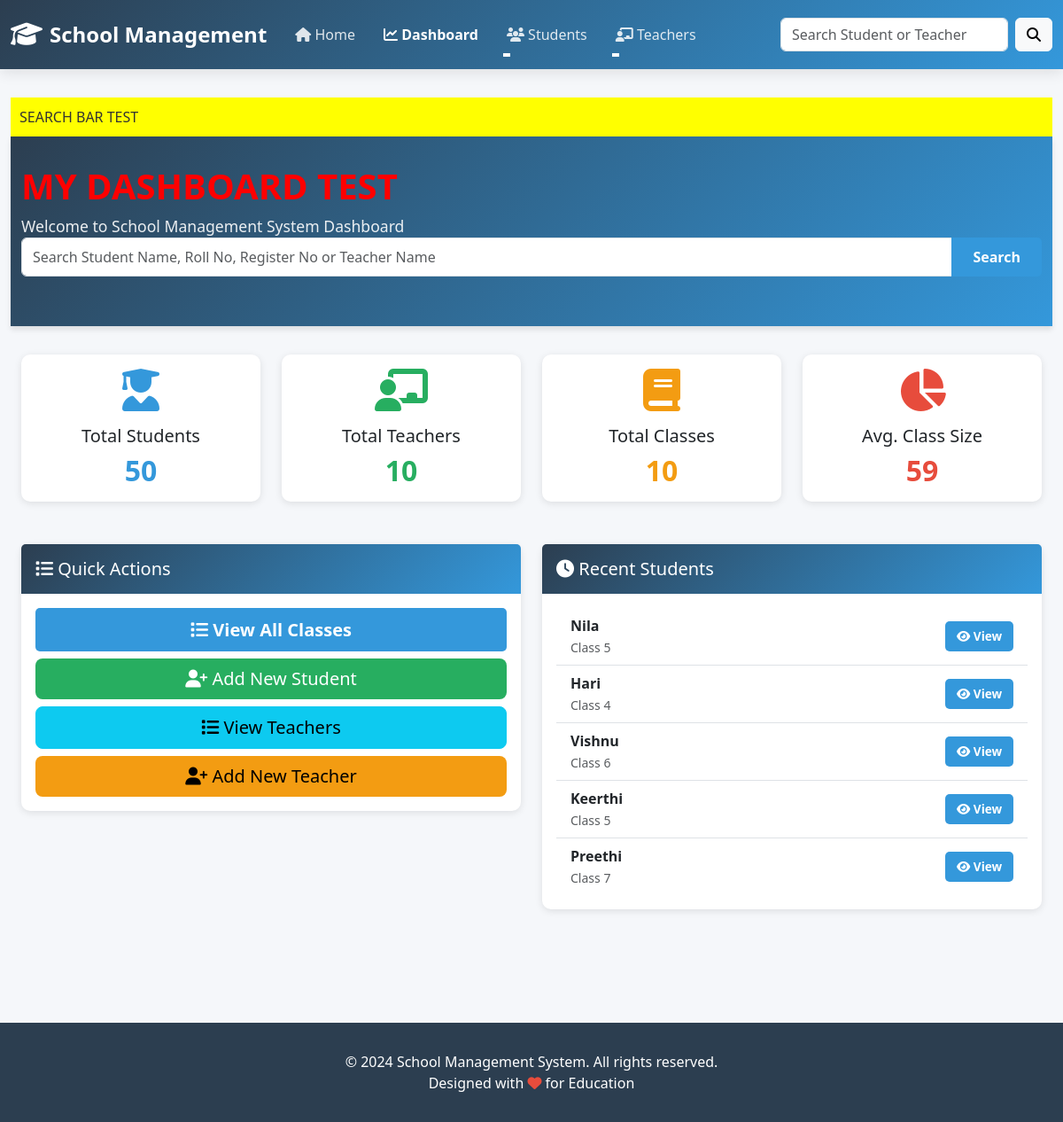
Screenshot of /students/dashboard/ with the database file from the repository.
### students/models.py (models this page shows, shortened)
class Student(models.Model):
    name = models.CharField(max_length=100)
    email = models.EmailField()
    register_number = models.CharField(
    max_length=20,
    null=True,
    blank=True
)
    roll_number = models.IntegerField(
        null=True,
        blank=True
    )
    age = models.IntegerField(
        null=True,
        blank=True
    )
    phone = models.CharField(
        max_length=20,
        null=True,
        blank=True
    )
    address = models.TextField(
        null=True,
        blank=True
    )
    student_class = models.CharField(
        max_length=50
    )
    profile_image = models.ImageField(
        upload_to='students/',
        null=True,
        blank=True
    )

### students/views.py (the view, shortened to what this page needs)
# urls.py: path('dashboard/', views.dashboard, name='dashboard'),
def dashboard(request):
    context = get_context_data()
    query = request.GET.get('q', '')
    students = Student.objects.none()
    teachers = Teachers.objects.none()
    recent_students = Student.objects.all()[:5]
    context.update({
        'total_classes': 10,
        'recent_students': recent_students,
        'query': query,
        'students': students,
        'teachers': teachers,
    })
    return render(request, 'dashboard.html', context)

### students/views.py (called while the page is built)
def get_context_data():
    from teachers.models import Teachers
    total_students = Student.objects.count()
    total_teachers = Teachers.objects.count()
    logger.info(f"get_context_data() - Total Students: {total_students}, Total Teachers: {total_teachers}")
    return {
        'total_students': total_students,
        'total_teachers': total_teachers,
    }

### students/templates/dashboard.html (shortened to what this page needs)
{% extends "base.html" %}
{% block content %}
<div style="background: yellow; padding: 10px;">
    SEARCH BAR TEST
</div>
<div class="page-header">
    <div class="container-fluid">
        <h1 style="color:red;">MY DASHBOARD TEST</h1>
        <p>Welcome to School Management System Dashboard</p>
        <form method="GET" class="mb-4">
            <div class="input-group">
                <input
                    type="text"
                    name="q"
                    class="form-control"
                    placeholder="Search Student Name, Roll No, Register No or Teacher Name"
                    value="{{ query }}"
                >
                <button type="submit" class="btn btn-primary">
                    Search
                </button>
            </div>
        </form>
    </div>
</div>
<div class="container-fluid">
    <div class="row mb-4">
        <div class="col-md-3 col-sm-6">
            <div class="card border-0">
                <div class="card-body text-center">
                    <i class="fas fa-user-graduate fa-3x mb-3" style="color: #3498db;"></i>
                    <h5 class="card-title">Total Students</h5>
                    <h2 class="card-text" style="color: #3498db; font-weight: bold;">{{ total_students }}</h2>
                </div>
            </div>
        </div>
        <div class="col-md-3 col-sm-6">
            <div class="card border-0">
                <div class="card-body text-center">
                    <i class="fas fa-chalkboard-user fa-3x mb-3" style="color: #27ae60;"></i>
                    <h5 class="card-title">Total Teachers</h5>
                    <h2 class="card-text" style="color: #27ae60; font-weight: bold;">{{ total_teachers }}</h2>
                </div>
            </div>
        </div>
        <div class="col-md-3 col-sm-6">
            <div class="card border-0">
                <div class="card-body text-center">
                    <i class="fas fa-book fa-3x mb-3" style="color: #f39c12;"></i>
                    <h5 class="card-title">Total Classes</h5>
                    <h2 class="card-text" style="color: #f39c12; font-weight: bold;">{{ total_classes }}</h2>
                </div>
            </div>
        </div>
        <div class="col-md-3 col-sm-6">
            <div class="card border-0">
                <div class="card-body text-center">
                    <i class="fas fa-chart-pie fa-3x mb-3" style="color: #e74c3c;"></i>
                    <h5 class="card-title">Avg. Class Size</h5>
                    <h2 class="card-text" style="color: #e74c3c; font-weight: bold;">
                        {% if total_classes > 0 %}
                            {{ total_students|add:total_classes|add:"-1"|floatformat:0 }}
                        {% else %}
                            0
                        {% endif %}
                    </h2>
                </div>
            </div>
        </div>
    </div>
    <div class="row mb-4">
        <div class="col-md-6">
            <div class="card">
                <div class="card-header">
                    <h5 class="mb-0"><i class="fas fa-list"></i> Quick Actions</h5>
                </div>
                <div class="card-body">
                    <a href="/students/classes/" class="btn btn-primary btn-lg w-100 mb-2">
                        <i class="fas fa-list"></i> View All Classes
                    </a>
                    <a href="/students/add-student/" class="btn btn-success btn-lg w-100 mb-2">
                        <i class="fas fa-user-plus"></i> Add New Student
                    </a>
                    <a href="/teachers/list/" class="btn btn-info btn-lg w-100 mb-2">
                        <i class="fas fa-list"></i> View Teachers
                    </a>
                    <a href="/teachers/add-teacher/" class="btn btn-warning btn-lg w-100">
                        <i class="fas fa-user-plus"></i> Add New Teacher
                    </a>
                </div>
            </div>
        </div>
        <div class="col-md-6">
            <div class="card">
                <div class="card-header">
                    <h5 class="mb-0"><i class="fas fa-clock"></i> Recent Students</h5>
                </div>
                <div class="card-body">
                    {% if recent_students %}
                        <ul class="list-group list-group-flush">
                            {% for student in recent_students %}
                                <li class="list-group-item">
                                    <div class="d-flex justify-content-between align-items-center">
                                        <div>
                                            <strong>{{ student.name }}</strong>
                                            <br>
                                            <small class="text-muted">Class {{ student.student_class }}</small>
                                        </div>
                                        <a href="/students/{{ student.id }}/" class="btn btn-sm btn-primary">
                                            <i class="fas fa-eye"></i> View
                                        </a>
                                    </div>
                                </li>
                            {% endfor %}
                        </ul>
                    {% else %}
                        <p class="text-muted">No students added yet.</p>
                    {% endif %}
                </div>
            </div>
        </div>
    </div>
</div>
{% endblock %}

### templates/base.html (style rules this page uses)
:root { --primary-color: #2c3e50; --secondary-color: #3498db; --accent-color: #e74c3c; --success-color: #27ae60; --warning-color: #f39c12; }
* { margin: 0; padding: 0; box-sizing: border-box; }
body { font-family: 'Segoe UI', Tahoma, Geneva, Verdana, sans-serif; background-color: #f5f7fa; color: #333; }
.page-header { background: linear-gradient(135deg, var(--primary-color) 0%, var(--secondary-color) 100%); color: white; padding: 2rem 0; margin-bottom: 2rem; box-shadow: 0 4px 6px rgba(0, 0, 0, 0.1); }
.page-header h1 { margin: 0; font-size: 2.5rem; font-weight: bold; }
.page-header p { margin: 0.5rem 0 0 0; font-size: 1.1rem; opacity: 0.9; }
.card { border: none; border-radius: 10px; box-shadow: 0 2px 8px rgba(0, 0, 0, 0.1); transition: all 0.3s ease; margin-bottom: 1.5rem; }
.card-header { background: linear-gradient(135deg, var(--primary-color) 0%, var(--secondary-color) 100%); color: white; border: none; font-weight: 600; padding: 1rem; }
.btn-primary { background-color: var(--secondary-color); border: none; border-radius: 5px; padding: 0.6rem 1.5rem; font-weight: 600; transition: all 0.3s ease; }
.btn-success { background-color: var(--success-color); border: none; transition: all 0.3s ease; }
.btn-warning { background-color: var(--warning-color); border: none; transition: all 0.3s ease; }
.btn-sm { padding: 0.4rem 0.8rem; font-size: 0.85rem; }

### rows the page displays
Student: name "Nila", student_class "5"
Student: name "Hari", student_class "4"
Student: name "Vishnu", student_class "6"
Student: name "Keerthi", student_class "5"
Student: name "Preethi", student_class "7"

### other values shown
{{ total_students }} "50"
{{ total_teachers }} "10"
{{ total_classes }} "10"
{{ total_students|add:total_classes|add:"-1"|floatformat:0 }} "59"
